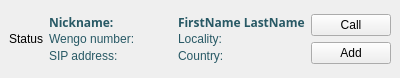
<ui version="4.0" >
 <author></author>
 <comment></comment>
 <exportmacro></exportmacro>
 <class>WsDirectoryContact</class>
 <widget class="QWidget" name="WsDirectoryContact" >
  <property name="geometry" >
   <rect>
    <x>0</x>
    <y>0</y>
    <width>400</width>
    <height>78</height>
   </rect>
  </property>
  <property name="sizePolicy" >
   <sizepolicy>
    <hsizetype>1</hsizetype>
    <vsizetype>5</vsizetype>
    <horstretch>0</horstretch>
    <verstretch>0</verstretch>
   </sizepolicy>
  </property>
  <property name="autoFillBackground" >
   <bool>true</bool>
  </property>
  <layout class="QGridLayout" >
   <property name="margin" >
    <number>9</number>
   </property>
   <property name="spacing" >
    <number>6</number>
   </property>
   <item row="0" column="3" >
    <layout class="QGridLayout" >
     <property name="margin" >
      <number>0</number>
     </property>
     <property name="spacing" >
      <number>6</number>
     </property>
     <item row="1" column="0" >
      <widget class="QPushButton" name="addContactButton" >
       <property name="text" >
        <string>Add</string>
       </property>
       <property name="icon" >
        <iconset resource="../../wengophone.qrc" >:/pics/add.png</iconset>
       </property>
      </widget>
     </item>
     <item row="0" column="0" >
      <widget class="QPushButton" name="callButton" >
       <property name="sizePolicy" >
        <sizepolicy>
         <hsizetype>0</hsizetype>
         <vsizetype>0</vsizetype>
         <horstretch>0</horstretch>
         <verstretch>0</verstretch>
        </sizepolicy>
       </property>
       <property name="text" >
        <string>Call</string>
       </property>
       <property name="icon" >
        <iconset resource="../../wengophone.qrc" >:/pics/contact/call.png</iconset>
       </property>
      </widget>
     </item>
    </layout>
   </item>
   <item row="0" column="2" >
    <layout class="QVBoxLayout" >
     <property name="margin" >
      <number>0</number>
     </property>
     <property name="spacing" >
      <number>0</number>
     </property>
     <item>
      <widget class="QLabel" name="nameLabel" >
       <property name="palette" >
        <palette>
         <active>
          <color>
           <red>40</red>
           <green>89</green>
           <blue>101</blue>
          </color>
          <color>
           <red>212</red>
           <green>208</green>
           <blue>200</blue>
          </color>
          <color>
           <red>255</red>
           <green>255</green>
           <blue>255</blue>
          </color>
          <color>
           <red>234</red>
           <green>229</green>
           <blue>220</blue>
          </color>
          <color>
           <red>128</red>
           <green>128</green>
           <blue>128</blue>
          </color>
          <color>
           <red>141</red>
           <green>139</green>
           <blue>133</blue>
          </color>
          <color>
           <red>0</red>
           <green>0</green>
           <blue>0</blue>
          </color>
          <color>
           <red>255</red>
           <green>255</green>
           <blue>255</blue>
          </color>
          <color>
           <red>0</red>
           <green>0</green>
           <blue>0</blue>
          </color>
          <color>
           <red>255</red>
           <green>255</green>
           <blue>255</blue>
          </color>
          <color>
           <red>212</red>
           <green>208</green>
           <blue>200</blue>
          </color>
          <color>
           <red>64</red>
           <green>64</green>
           <blue>64</blue>
          </color>
          <color>
           <red>10</red>
           <green>36</green>
           <blue>106</blue>
          </color>
          <color>
           <red>255</red>
           <green>255</green>
           <blue>255</blue>
          </color>
          <color>
           <red>0</red>
           <green>0</green>
           <blue>255</blue>
          </color>
          <color>
           <red>255</red>
           <green>0</green>
           <blue>255</blue>
          </color>
          <color>
           <red>232</red>
           <green>232</green>
           <blue>232</blue>
          </color>
         </active>
         <inactive>
          <color>
           <red>40</red>
           <green>89</green>
           <blue>101</blue>
          </color>
          <color>
           <red>212</red>
           <green>208</green>
           <blue>200</blue>
          </color>
          <color>
           <red>255</red>
           <green>255</green>
           <blue>255</blue>
          </color>
          <color>
           <red>234</red>
           <green>229</green>
           <blue>220</blue>
          </color>
          <color>
           <red>128</red>
           <green>128</green>
           <blue>128</blue>
          </color>
          <color>
           <red>141</red>
           <green>139</green>
           <blue>133</blue>
          </color>
          <color>
           <red>0</red>
           <green>0</green>
           <blue>0</blue>
          </color>
          <color>
           <red>255</red>
           <green>255</green>
           <blue>255</blue>
          </color>
          <color>
           <red>0</red>
           <green>0</green>
           <blue>0</blue>
          </color>
          <color>
           <red>255</red>
           <green>255</green>
           <blue>255</blue>
          </color>
          <color>
           <red>212</red>
           <green>208</green>
           <blue>200</blue>
          </color>
          <color>
           <red>64</red>
           <green>64</green>
           <blue>64</blue>
          </color>
          <color>
           <red>212</red>
           <green>208</green>
           <blue>200</blue>
          </color>
          <color>
           <red>0</red>
           <green>0</green>
           <blue>0</blue>
          </color>
          <color>
           <red>0</red>
           <green>0</green>
           <blue>255</blue>
          </color>
          <color>
           <red>255</red>
           <green>0</green>
           <blue>255</blue>
          </color>
          <color>
           <red>232</red>
           <green>232</green>
           <blue>232</blue>
          </color>
         </inactive>
         <disabled>
          <color>
           <red>106</red>
           <green>104</green>
           <blue>100</blue>
          </color>
          <color>
           <red>212</red>
           <green>208</green>
           <blue>200</blue>
          </color>
          <color>
           <red>255</red>
           <green>255</green>
           <blue>255</blue>
          </color>
          <color>
           <red>233</red>
           <green>231</green>
           <blue>227</blue>
          </color>
          <color>
           <red>128</red>
           <green>128</green>
           <blue>128</blue>
          </color>
          <color>
           <red>141</red>
           <green>139</green>
           <blue>133</blue>
          </color>
          <color>
           <red>106</red>
           <green>104</green>
           <blue>100</blue>
          </color>
          <color>
           <red>255</red>
           <green>255</green>
           <blue>255</blue>
          </color>
          <color>
           <red>106</red>
           <green>104</green>
           <blue>100</blue>
          </color>
          <color>
           <red>212</red>
           <green>208</green>
           <blue>200</blue>
          </color>
          <color>
           <red>212</red>
           <green>208</green>
           <blue>200</blue>
          </color>
          <color>
           <red>0</red>
           <green>0</green>
           <blue>0</blue>
          </color>
          <color>
           <red>10</red>
           <green>36</green>
           <blue>106</blue>
          </color>
          <color>
           <red>255</red>
           <green>255</green>
           <blue>255</blue>
          </color>
          <color>
           <red>0</red>
           <green>0</green>
           <blue>255</blue>
          </color>
          <color>
           <red>255</red>
           <green>0</green>
           <blue>255</blue>
          </color>
          <color>
           <red>232</red>
           <green>232</green>
           <blue>232</blue>
          </color>
         </disabled>
        </palette>
       </property>
       <property name="font" >
        <font>
         <family>Sans Serif</family>
         <pointsize>9</pointsize>
         <weight>75</weight>
         <italic>false</italic>
         <bold>true</bold>
         <underline>false</underline>
         <strikeout>false</strikeout>
        </font>
       </property>
       <property name="autoFillBackground" >
        <bool>false</bool>
       </property>
       <property name="text" >
        <string>FirstName LastName</string>
       </property>
      </widget>
     </item>
     <item>
      <widget class="QLabel" name="localityLabel" >
       <property name="palette" >
        <palette>
         <active>
          <color>
           <red>40</red>
           <green>89</green>
           <blue>101</blue>
          </color>
          <color>
           <red>212</red>
           <green>208</green>
           <blue>200</blue>
          </color>
          <color>
           <red>255</red>
           <green>255</green>
           <blue>255</blue>
          </color>
          <color>
           <red>234</red>
           <green>229</green>
           <blue>220</blue>
          </color>
          <color>
           <red>128</red>
           <green>128</green>
           <blue>128</blue>
          </color>
          <color>
           <red>141</red>
           <green>139</green>
           <blue>133</blue>
          </color>
          <color>
           <red>0</red>
           <green>0</green>
           <blue>0</blue>
          </color>
          <color>
           <red>255</red>
           <green>255</green>
           <blue>255</blue>
          </color>
          <color>
           <red>0</red>
           <green>0</green>
           <blue>0</blue>
          </color>
          <color>
           <red>255</red>
           <green>255</green>
           <blue>255</blue>
          </color>
          <color>
           <red>212</red>
           <green>208</green>
           <blue>200</blue>
          </color>
          <color>
           <red>64</red>
           <green>64</green>
           <blue>64</blue>
          </color>
          <color>
           <red>10</red>
           <green>36</green>
           <blue>106</blue>
          </color>
          <color>
           <red>255</red>
           <green>255</green>
           <blue>255</blue>
          </color>
          <color>
           <red>0</red>
           <green>0</green>
           <blue>255</blue>
          </color>
          <color>
           <red>255</red>
           <green>0</green>
           <blue>255</blue>
          </color>
          <color>
           <red>232</red>
           <green>232</green>
           <blue>232</blue>
          </color>
         </active>
         <inactive>
          <color>
           <red>40</red>
           <green>89</green>
           <blue>101</blue>
          </color>
          <color>
           <red>212</red>
           <green>208</green>
           <blue>200</blue>
          </color>
          <color>
           <red>255</red>
           <green>255</green>
           <blue>255</blue>
          </color>
          <color>
           <red>234</red>
           <green>229</green>
           <blue>220</blue>
          </color>
          <color>
           <red>128</red>
           <green>128</green>
           <blue>128</blue>
          </color>
          <color>
           <red>141</red>
           <green>139</green>
           <blue>133</blue>
          </color>
          <color>
           <red>0</red>
           <green>0</green>
           <blue>0</blue>
          </color>
          <color>
           <red>255</red>
           <green>255</green>
           <blue>255</blue>
          </color>
          <color>
           <red>0</red>
           <green>0</green>
           <blue>0</blue>
          </color>
          <color>
           <red>255</red>
           <green>255</green>
           <blue>255</blue>
          </color>
          <color>
           <red>212</red>
           <green>208</green>
           <blue>200</blue>
          </color>
          <color>
           <red>64</red>
           <green>64</green>
           <blue>64</blue>
          </color>
          <color>
           <red>212</red>
           <green>208</green>
           <blue>200</blue>
          </color>
          <color>
           <red>0</red>
           <green>0</green>
           <blue>0</blue>
          </color>
          <color>
           <red>0</red>
           <green>0</green>
           <blue>255</blue>
          </color>
          <color>
           <red>255</red>
           <green>0</green>
           <blue>255</blue>
          </color>
          <color>
           <red>232</red>
           <green>232</green>
           <blue>232</blue>
          </color>
         </inactive>
         <disabled>
          <color>
           <red>106</red>
           <green>104</green>
           <blue>100</blue>
          </color>
          <color>
           <red>212</red>
           <green>208</green>
           <blue>200</blue>
          </color>
          <color>
           <red>255</red>
           <green>255</green>
           <blue>255</blue>
          </color>
          <color>
           <red>233</red>
           <green>231</green>
           <blue>227</blue>
          </color>
          <color>
           <red>128</red>
           <green>128</green>
           <blue>128</blue>
          </color>
          <color>
           <red>141</red>
           <green>139</green>
           <blue>133</blue>
          </color>
          <color>
           <red>106</red>
           <green>104</green>
           <blue>100</blue>
          </color>
          <color>
           <red>255</red>
           <green>255</green>
           <blue>255</blue>
          </color>
          <color>
           <red>106</red>
           <green>104</green>
           <blue>100</blue>
          </color>
          <color>
           <red>212</red>
           <green>208</green>
           <blue>200</blue>
          </color>
          <color>
           <red>212</red>
           <green>208</green>
           <blue>200</blue>
          </color>
          <color>
           <red>0</red>
           <green>0</green>
           <blue>0</blue>
          </color>
          <color>
           <red>10</red>
           <green>36</green>
           <blue>106</blue>
          </color>
          <color>
           <red>255</red>
           <green>255</green>
           <blue>255</blue>
          </color>
          <color>
           <red>0</red>
           <green>0</green>
           <blue>255</blue>
          </color>
          <color>
           <red>255</red>
           <green>0</green>
           <blue>255</blue>
          </color>
          <color>
           <red>232</red>
           <green>232</green>
           <blue>232</blue>
          </color>
         </disabled>
        </palette>
       </property>
       <property name="autoFillBackground" >
        <bool>false</bool>
       </property>
       <property name="text" >
        <string>Locality: </string>
       </property>
      </widget>
     </item>
     <item>
      <widget class="QLabel" name="countryLabel" >
       <property name="palette" >
        <palette>
         <active>
          <color>
           <red>40</red>
           <green>89</green>
           <blue>101</blue>
          </color>
          <color>
           <red>212</red>
           <green>208</green>
           <blue>200</blue>
          </color>
          <color>
           <red>255</red>
           <green>255</green>
           <blue>255</blue>
          </color>
          <color>
           <red>234</red>
           <green>229</green>
           <blue>220</blue>
          </color>
          <color>
           <red>128</red>
           <green>128</green>
           <blue>128</blue>
          </color>
          <color>
           <red>141</red>
           <green>139</green>
           <blue>133</blue>
          </color>
          <color>
           <red>0</red>
           <green>0</green>
           <blue>0</blue>
          </color>
          <color>
           <red>255</red>
           <green>255</green>
           <blue>255</blue>
          </color>
          <color>
           <red>0</red>
           <green>0</green>
           <blue>0</blue>
          </color>
          <color>
           <red>255</red>
           <green>255</green>
           <blue>255</blue>
          </color>
          <color>
           <red>212</red>
           <green>208</green>
           <blue>200</blue>
          </color>
          <color>
           <red>64</red>
           <green>64</green>
           <blue>64</blue>
          </color>
          <color>
           <red>10</red>
           <green>36</green>
           <blue>106</blue>
          </color>
          <color>
           <red>255</red>
           <green>255</green>
           <blue>255</blue>
          </color>
          <color>
           <red>0</red>
           <green>0</green>
           <blue>255</blue>
          </color>
          <color>
           <red>255</red>
           <green>0</green>
           <blue>255</blue>
          </color>
          <color>
           <red>232</red>
           <green>232</green>
           <blue>232</blue>
          </color>
         </active>
         <inactive>
          <color>
           <red>40</red>
           <green>89</green>
           <blue>101</blue>
          </color>
          <color>
           <red>212</red>
           <green>208</green>
           <blue>200</blue>
          </color>
          <color>
           <red>255</red>
           <green>255</green>
           <blue>255</blue>
          </color>
          <color>
           <red>234</red>
           <green>229</green>
           <blue>220</blue>
          </color>
          <color>
           <red>128</red>
           <green>128</green>
           <blue>128</blue>
          </color>
          <color>
           <red>141</red>
           <green>139</green>
           <blue>133</blue>
          </color>
          <color>
           <red>0</red>
           <green>0</green>
           <blue>0</blue>
          </color>
          <color>
           <red>255</red>
           <green>255</green>
           <blue>255</blue>
          </color>
          <color>
           <red>0</red>
           <green>0</green>
           <blue>0</blue>
          </color>
          <color>
           <red>255</red>
           <green>255</green>
           <blue>255</blue>
          </color>
          <color>
           <red>212</red>
           <green>208</green>
           <blue>200</blue>
          </color>
          <color>
           <red>64</red>
           <green>64</green>
           <blue>64</blue>
          </color>
          <color>
           <red>212</red>
           <green>208</green>
           <blue>200</blue>
          </color>
          <color>
           <red>0</red>
           <green>0</green>
           <blue>0</blue>
          </color>
          <color>
           <red>0</red>
           <green>0</green>
           <blue>255</blue>
          </color>
          <color>
           <red>255</red>
           <green>0</green>
           <blue>255</blue>
          </color>
          <color>
           <red>232</red>
           <green>232</green>
           <blue>232</blue>
          </color>
         </inactive>
         <disabled>
          <color>
           <red>106</red>
           <green>104</green>
           <blue>100</blue>
          </color>
          <color>
           <red>212</red>
           <green>208</green>
           <blue>200</blue>
          </color>
          <color>
           <red>255</red>
           <green>255</green>
           <blue>255</blue>
          </color>
          <color>
           <red>233</red>
           <green>231</green>
           <blue>227</blue>
          </color>
          <color>
           <red>128</red>
           <green>128</green>
           <blue>128</blue>
          </color>
          <color>
           <red>141</red>
           <green>139</green>
           <blue>133</blue>
          </color>
          <color>
           <red>106</red>
           <green>104</green>
           <blue>100</blue>
          </color>
          <color>
           <red>255</red>
           <green>255</green>
           <blue>255</blue>
          </color>
          <color>
           <red>106</red>
           <green>104</green>
           <blue>100</blue>
          </color>
          <color>
           <red>212</red>
           <green>208</green>
           <blue>200</blue>
          </color>
          <color>
           <red>212</red>
           <green>208</green>
           <blue>200</blue>
          </color>
          <color>
           <red>0</red>
           <green>0</green>
           <blue>0</blue>
          </color>
          <color>
           <red>10</red>
           <green>36</green>
           <blue>106</blue>
          </color>
          <color>
           <red>255</red>
           <green>255</green>
           <blue>255</blue>
          </color>
          <color>
           <red>0</red>
           <green>0</green>
           <blue>255</blue>
          </color>
          <color>
           <red>255</red>
           <green>0</green>
           <blue>255</blue>
          </color>
          <color>
           <red>232</red>
           <green>232</green>
           <blue>232</blue>
          </color>
         </disabled>
        </palette>
       </property>
       <property name="autoFillBackground" >
        <bool>false</bool>
       </property>
       <property name="text" >
        <string>Country:</string>
       </property>
      </widget>
     </item>
    </layout>
   </item>
   <item row="0" column="1" >
    <layout class="QVBoxLayout" >
     <property name="margin" >
      <number>0</number>
     </property>
     <property name="spacing" >
      <number>0</number>
     </property>
     <item>
      <widget class="QLabel" name="nicknameLabel" >
       <property name="palette" >
        <palette>
         <active>
          <color>
           <red>40</red>
           <green>89</green>
           <blue>101</blue>
          </color>
          <color>
           <red>212</red>
           <green>208</green>
           <blue>200</blue>
          </color>
          <color>
           <red>255</red>
           <green>255</green>
           <blue>255</blue>
          </color>
          <color>
           <red>234</red>
           <green>229</green>
           <blue>220</blue>
          </color>
          <color>
           <red>128</red>
           <green>128</green>
           <blue>128</blue>
          </color>
          <color>
           <red>141</red>
           <green>139</green>
           <blue>133</blue>
          </color>
          <color>
           <red>0</red>
           <green>0</green>
           <blue>0</blue>
          </color>
          <color>
           <red>255</red>
           <green>255</green>
           <blue>255</blue>
          </color>
          <color>
           <red>0</red>
           <green>0</green>
           <blue>0</blue>
          </color>
          <color>
           <red>255</red>
           <green>255</green>
           <blue>255</blue>
          </color>
          <color>
           <red>212</red>
           <green>208</green>
           <blue>200</blue>
          </color>
          <color>
           <red>64</red>
           <green>64</green>
           <blue>64</blue>
          </color>
          <color>
           <red>10</red>
           <green>36</green>
           <blue>106</blue>
          </color>
          <color>
           <red>255</red>
           <green>255</green>
           <blue>255</blue>
          </color>
          <color>
           <red>0</red>
           <green>0</green>
           <blue>255</blue>
          </color>
          <color>
           <red>255</red>
           <green>0</green>
           <blue>255</blue>
          </color>
          <color>
           <red>232</red>
           <green>232</green>
           <blue>232</blue>
          </color>
         </active>
         <inactive>
          <color>
           <red>40</red>
           <green>89</green>
           <blue>101</blue>
          </color>
          <color>
           <red>212</red>
           <green>208</green>
           <blue>200</blue>
          </color>
          <color>
           <red>255</red>
           <green>255</green>
           <blue>255</blue>
          </color>
          <color>
           <red>234</red>
           <green>229</green>
           <blue>220</blue>
          </color>
          <color>
           <red>128</red>
           <green>128</green>
           <blue>128</blue>
          </color>
          <color>
           <red>141</red>
           <green>139</green>
           <blue>133</blue>
          </color>
          <color>
           <red>0</red>
           <green>0</green>
           <blue>0</blue>
          </color>
          <color>
           <red>255</red>
           <green>255</green>
           <blue>255</blue>
          </color>
          <color>
           <red>0</red>
           <green>0</green>
           <blue>0</blue>
          </color>
          <color>
           <red>255</red>
           <green>255</green>
           <blue>255</blue>
          </color>
          <color>
           <red>212</red>
           <green>208</green>
           <blue>200</blue>
          </color>
          <color>
           <red>64</red>
           <green>64</green>
           <blue>64</blue>
          </color>
          <color>
           <red>212</red>
           <green>208</green>
           <blue>200</blue>
          </color>
          <color>
           <red>0</red>
           <green>0</green>
           <blue>0</blue>
          </color>
          <color>
           <red>0</red>
           <green>0</green>
           <blue>255</blue>
          </color>
          <color>
           <red>255</red>
           <green>0</green>
           <blue>255</blue>
          </color>
          <color>
           <red>232</red>
           <green>232</green>
           <blue>232</blue>
          </color>
         </inactive>
         <disabled>
          <color>
           <red>106</red>
           <green>104</green>
           <blue>100</blue>
          </color>
          <color>
           <red>212</red>
           <green>208</green>
           <blue>200</blue>
          </color>
          <color>
           <red>255</red>
           <green>255</green>
           <blue>255</blue>
          </color>
          <color>
           <red>233</red>
           <green>231</green>
           <blue>227</blue>
          </color>
          <color>
           <red>128</red>
           <green>128</green>
           <blue>128</blue>
          </color>
          <color>
           <red>141</red>
           <green>139</green>
           <blue>133</blue>
          </color>
          <color>
           <red>106</red>
           <green>104</green>
           <blue>100</blue>
          </color>
          <color>
           <red>255</red>
           <green>255</green>
           <blue>255</blue>
          </color>
          <color>
           <red>106</red>
           <green>104</green>
           <blue>100</blue>
          </color>
          <color>
           <red>212</red>
           <green>208</green>
           <blue>200</blue>
          </color>
          <color>
           <red>212</red>
           <green>208</green>
           <blue>200</blue>
          </color>
          <color>
           <red>0</red>
           <green>0</green>
           <blue>0</blue>
          </color>
          <color>
           <red>10</red>
           <green>36</green>
           <blue>106</blue>
          </color>
          <color>
           <red>255</red>
           <green>255</green>
           <blue>255</blue>
          </color>
          <color>
           <red>0</red>
           <green>0</green>
           <blue>255</blue>
          </color>
          <color>
           <red>255</red>
           <green>0</green>
           <blue>255</blue>
          </color>
          <color>
           <red>232</red>
           <green>232</green>
           <blue>232</blue>
          </color>
         </disabled>
        </palette>
       </property>
       <property name="font" >
        <font>
         <family>Sans Serif</family>
         <pointsize>9</pointsize>
         <weight>75</weight>
         <italic>false</italic>
         <bold>true</bold>
         <underline>false</underline>
         <strikeout>false</strikeout>
        </font>
       </property>
       <property name="mouseTracking" >
        <bool>false</bool>
       </property>
       <property name="autoFillBackground" >
        <bool>false</bool>
       </property>
       <property name="text" >
        <string>Nickname:</string>
       </property>
      </widget>
     </item>
     <item>
      <widget class="QLabel" name="wengoNumberLabel" >
       <property name="palette" >
        <palette>
         <active>
          <color>
           <red>40</red>
           <green>89</green>
           <blue>101</blue>
          </color>
          <color>
           <red>212</red>
           <green>208</green>
           <blue>200</blue>
          </color>
          <color>
           <red>255</red>
           <green>255</green>
           <blue>255</blue>
          </color>
          <color>
           <red>234</red>
           <green>229</green>
           <blue>220</blue>
          </color>
          <color>
           <red>128</red>
           <green>128</green>
           <blue>128</blue>
          </color>
          <color>
           <red>141</red>
           <green>139</green>
           <blue>133</blue>
          </color>
          <color>
           <red>0</red>
           <green>0</green>
           <blue>0</blue>
          </color>
          <color>
           <red>255</red>
           <green>255</green>
           <blue>255</blue>
          </color>
          <color>
           <red>0</red>
           <green>0</green>
           <blue>0</blue>
          </color>
          <color>
           <red>255</red>
           <green>255</green>
           <blue>255</blue>
          </color>
          <color>
           <red>212</red>
           <green>208</green>
           <blue>200</blue>
          </color>
          <color>
           <red>64</red>
           <green>64</green>
           <blue>64</blue>
          </color>
          <color>
           <red>10</red>
           <green>36</green>
           <blue>106</blue>
          </color>
          <color>
           <red>255</red>
           <green>255</green>
           <blue>255</blue>
          </color>
          <color>
           <red>0</red>
           <green>0</green>
           <blue>255</blue>
          </color>
          <color>
           <red>255</red>
           <green>0</green>
           <blue>255</blue>
          </color>
          <color>
           <red>232</red>
           <green>232</green>
           <blue>232</blue>
          </color>
         </active>
         <inactive>
          <color>
           <red>40</red>
           <green>89</green>
           <blue>101</blue>
          </color>
          <color>
           <red>212</red>
           <green>208</green>
           <blue>200</blue>
          </color>
          <color>
           <red>255</red>
           <green>255</green>
           <blue>255</blue>
          </color>
          <color>
           <red>234</red>
           <green>229</green>
           <blue>220</blue>
          </color>
          <color>
           <red>128</red>
           <green>128</green>
           <blue>128</blue>
          </color>
          <color>
           <red>141</red>
           <green>139</green>
           <blue>133</blue>
          </color>
          <color>
           <red>0</red>
           <green>0</green>
           <blue>0</blue>
          </color>
          <color>
           <red>255</red>
           <green>255</green>
           <blue>255</blue>
          </color>
          <color>
           <red>0</red>
           <green>0</green>
           <blue>0</blue>
          </color>
          <color>
           <red>255</red>
           <green>255</green>
           <blue>255</blue>
          </color>
          <color>
           <red>212</red>
           <green>208</green>
           <blue>200</blue>
          </color>
          <color>
           <red>64</red>
           <green>64</green>
           <blue>64</blue>
          </color>
          <color>
           <red>212</red>
           <green>208</green>
           <blue>200</blue>
          </color>
          <color>
           <red>0</red>
           <green>0</green>
           <blue>0</blue>
          </color>
          <color>
           <red>0</red>
           <green>0</green>
           <blue>255</blue>
          </color>
          <color>
           <red>255</red>
           <green>0</green>
           <blue>255</blue>
          </color>
          <color>
           <red>232</red>
           <green>232</green>
           <blue>232</blue>
          </color>
         </inactive>
         <disabled>
          <color>
           <red>106</red>
           <green>104</green>
           <blue>100</blue>
          </color>
          <color>
           <red>212</red>
           <green>208</green>
           <blue>200</blue>
          </color>
          <color>
           <red>255</red>
           <green>255</green>
           <blue>255</blue>
          </color>
          <color>
           <red>233</red>
           <green>231</green>
           <blue>227</blue>
          </color>
          <color>
           <red>128</red>
           <green>128</green>
           <blue>128</blue>
          </color>
          <color>
           <red>141</red>
           <green>139</green>
           <blue>133</blue>
          </color>
          <color>
           <red>106</red>
           <green>104</green>
           <blue>100</blue>
          </color>
          <color>
           <red>255</red>
           <green>255</green>
           <blue>255</blue>
          </color>
          <color>
           <red>106</red>
           <green>104</green>
           <blue>100</blue>
          </color>
          <color>
           <red>212</red>
           <green>208</green>
           <blue>200</blue>
          </color>
          <color>
           <red>212</red>
           <green>208</green>
           <blue>200</blue>
          </color>
          <color>
           <red>0</red>
           <green>0</green>
           <blue>0</blue>
          </color>
          <color>
           <red>10</red>
           <green>36</green>
           <blue>106</blue>
          </color>
          <color>
           <red>255</red>
           <green>255</green>
           <blue>255</blue>
          </color>
          <color>
           <red>0</red>
           <green>0</green>
           <blue>255</blue>
          </color>
          <color>
           <red>255</red>
           <green>0</green>
           <blue>255</blue>
          </color>
          <color>
           <red>232</red>
           <green>232</green>
           <blue>232</blue>
          </color>
         </disabled>
        </palette>
       </property>
       <property name="autoFillBackground" >
        <bool>false</bool>
       </property>
       <property name="text" >
        <string>Wengo number:</string>
       </property>
      </widget>
     </item>
     <item>
      <widget class="QLabel" name="sipLabel" >
       <property name="palette" >
        <palette>
         <active>
          <color>
           <red>40</red>
           <green>89</green>
           <blue>101</blue>
          </color>
          <color>
           <red>212</red>
           <green>208</green>
           <blue>200</blue>
          </color>
          <color>
           <red>255</red>
           <green>255</green>
           <blue>255</blue>
          </color>
          <color>
           <red>234</red>
           <green>229</green>
           <blue>220</blue>
          </color>
          <color>
           <red>128</red>
           <green>128</green>
           <blue>128</blue>
          </color>
          <color>
           <red>141</red>
           <green>139</green>
           <blue>133</blue>
          </color>
          <color>
           <red>0</red>
           <green>0</green>
           <blue>0</blue>
          </color>
          <color>
           <red>255</red>
           <green>255</green>
           <blue>255</blue>
          </color>
          <color>
           <red>0</red>
           <green>0</green>
           <blue>0</blue>
          </color>
          <color>
           <red>255</red>
           <green>255</green>
           <blue>255</blue>
          </color>
          <color>
           <red>212</red>
           <green>208</green>
           <blue>200</blue>
          </color>
          <color>
           <red>64</red>
           <green>64</green>
           <blue>64</blue>
          </color>
          <color>
           <red>10</red>
           <green>36</green>
           <blue>106</blue>
          </color>
          <color>
           <red>255</red>
           <green>255</green>
           <blue>255</blue>
          </color>
          <color>
           <red>0</red>
           <green>0</green>
           <blue>255</blue>
          </color>
          <color>
           <red>255</red>
           <green>0</green>
           <blue>255</blue>
          </color>
          <color>
           <red>232</red>
           <green>232</green>
           <blue>232</blue>
          </color>
         </active>
         <inactive>
          <color>
           <red>40</red>
           <green>89</green>
           <blue>101</blue>
          </color>
          <color>
           <red>212</red>
           <green>208</green>
           <blue>200</blue>
          </color>
          <color>
           <red>255</red>
           <green>255</green>
           <blue>255</blue>
          </color>
          <color>
           <red>234</red>
           <green>229</green>
           <blue>220</blue>
          </color>
          <color>
           <red>128</red>
           <green>128</green>
           <blue>128</blue>
          </color>
          <color>
           <red>141</red>
           <green>139</green>
           <blue>133</blue>
          </color>
          <color>
           <red>0</red>
           <green>0</green>
           <blue>0</blue>
          </color>
          <color>
           <red>255</red>
           <green>255</green>
           <blue>255</blue>
          </color>
          <color>
           <red>0</red>
           <green>0</green>
           <blue>0</blue>
          </color>
          <color>
           <red>255</red>
           <green>255</green>
           <blue>255</blue>
          </color>
          <color>
           <red>212</red>
           <green>208</green>
           <blue>200</blue>
          </color>
          <color>
           <red>64</red>
           <green>64</green>
           <blue>64</blue>
          </color>
          <color>
           <red>212</red>
           <green>208</green>
           <blue>200</blue>
          </color>
          <color>
           <red>0</red>
           <green>0</green>
           <blue>0</blue>
          </color>
          <color>
           <red>0</red>
           <green>0</green>
           <blue>255</blue>
          </color>
          <color>
           <red>255</red>
           <green>0</green>
           <blue>255</blue>
          </color>
          <color>
           <red>232</red>
           <green>232</green>
           <blue>232</blue>
          </color>
         </inactive>
         <disabled>
          <color>
           <red>106</red>
           <green>104</green>
           <blue>100</blue>
          </color>
          <color>
           <red>212</red>
           <green>208</green>
           <blue>200</blue>
          </color>
          <color>
           <red>255</red>
           <green>255</green>
           <blue>255</blue>
          </color>
          <color>
           <red>233</red>
           <green>231</green>
           <blue>227</blue>
          </color>
          <color>
           <red>128</red>
           <green>128</green>
           <blue>128</blue>
          </color>
          <color>
           <red>141</red>
           <green>139</green>
           <blue>133</blue>
          </color>
          <color>
           <red>106</red>
           <green>104</green>
           <blue>100</blue>
          </color>
          <color>
           <red>255</red>
           <green>255</green>
           <blue>255</blue>
          </color>
          <color>
           <red>106</red>
           <green>104</green>
           <blue>100</blue>
          </color>
          <color>
           <red>212</red>
           <green>208</green>
           <blue>200</blue>
          </color>
          <color>
           <red>212</red>
           <green>208</green>
           <blue>200</blue>
          </color>
          <color>
           <red>0</red>
           <green>0</green>
           <blue>0</blue>
          </color>
          <color>
           <red>10</red>
           <green>36</green>
           <blue>106</blue>
          </color>
          <color>
           <red>255</red>
           <green>255</green>
           <blue>255</blue>
          </color>
          <color>
           <red>0</red>
           <green>0</green>
           <blue>255</blue>
          </color>
          <color>
           <red>255</red>
           <green>0</green>
           <blue>255</blue>
          </color>
          <color>
           <red>232</red>
           <green>232</green>
           <blue>232</blue>
          </color>
         </disabled>
        </palette>
       </property>
       <property name="autoFillBackground" >
        <bool>false</bool>
       </property>
       <property name="text" >
        <string>SIP address:</string>
       </property>
      </widget>
     </item>
    </layout>
   </item>
   <item row="0" column="0" >
    <widget class="QLabel" name="statusLabel" >
     <property name="sizePolicy" >
      <sizepolicy>
       <hsizetype>0</hsizetype>
       <vsizetype>5</vsizetype>
       <horstretch>0</horstretch>
       <verstretch>0</verstretch>
      </sizepolicy>
     </property>
     <property name="autoFillBackground" >
      <bool>false</bool>
     </property>
     <property name="text" >
      <string>Status</string>
     </property>
    </widget>
   </item>
  </layout>
 </widget>
 <pixmapfunction></pixmapfunction>
 <resources>
  <include location="../../wengophone.qrc" />
 </resources>
 <connections/>
</ui>
